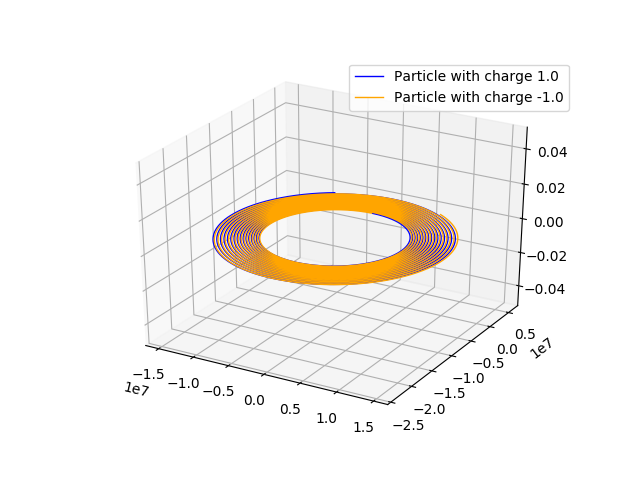

Source code (Python):
import numpy as np
import matplotlib.pyplot as plt
from scipy.constants import pi, epsilon_0
from mpl_toolkits.mplot3d import Axes3D

class particle():
    def __init__(self, pos, vel, mass, charge):
        self.r = np.array(pos).astype('float64')
        self.v = np.array(vel).astype('float64')
        self.mass = mass
        self.charge = charge

    def field(self, r, r_prime):
        '''Returns the value of the electric produced by the particle at a distance |r-r_prime|.'''
        return (1./(4.*pi*epsilon_0))*self.charge*(r - r_prime)/np.linalg.norm(r-r_prime)**3

def trajectory(p1, p2, B):    
    dt = 0.01

    r1 = [[],[],[]]
    r2 = [[],[],[]]

    for n in range(10000):
        dv_01 = p1.charge/p1.mass*(p2.field(p1.r,p2.r) + np.cross(p1.v,B))*dt
        p1.v += dv_01

        dv_02 = p2.charge/p2.mass*(p1.field(p2.r,p1.r) + np.cross(p2.v,B))*dt
        p2.v += dv_02

        dr_01 = dt*p1.v
        p1.r += dr_01

        dr_02 = dt*p2.v
        p2.r += dr_02

        for i in range(3):
            r1[i].append(p1.r[i])
            r2[i].append(p2.r[i])
            
    fig = plt.figure()
    ax = plt.axes(projection="3d")

    ax.plot3D(r1[0], r1[1], r1[2], 'blue', label="Particle with charge {}".format(p1.charge), linewidth=1)
    ax.plot3D(r2[0], r2[1], r2[2], 'orange', label="Particle with charge {}".format(p2.charge), linewidth=1)
    ax.legend()

    fig.savefig("SegClasesPython.png", format="png")

    plt.show()

if __name__=="__main__":
    r1, v1 = [0,0,0], [0,0,0]
    r2, v2 = [1,0,0], [0,0,0]
    mass = 10.
    charge = 1.
    B = np.array([0,0,10.])
    
    part1 = particle(r1, v1, mass, charge)
    part2 = particle(r2, v2, mass, -1*charge)

    trajectory(part1, part2, B)
